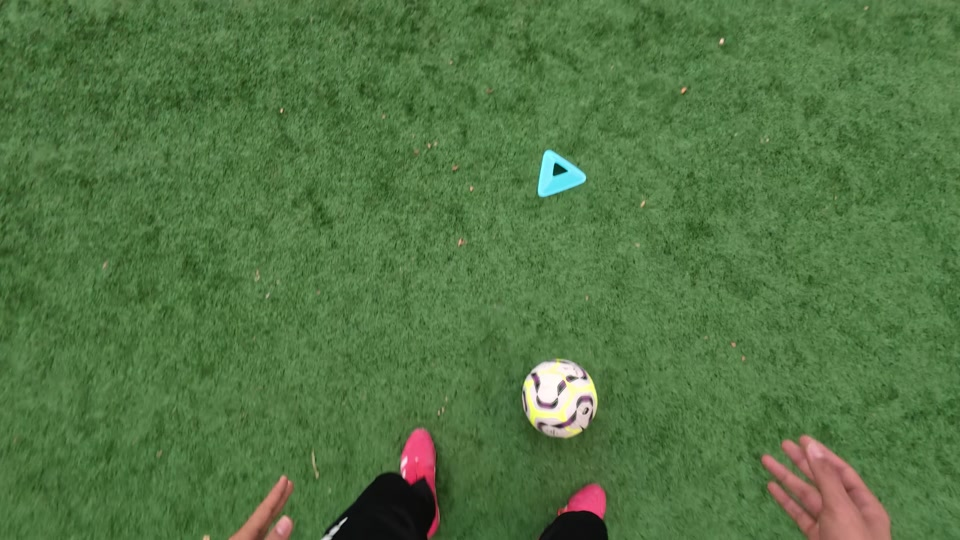
#> input picture project/output/week08/frames/scene04/ego/0000.jpg, 960 x 540 px, given in place of 0050.jpg, which was not available
$ python course_feature_detection.py
#> lines starting #> are read from the running program, lines starting #| are printed output that depends on the picture; after the words box and inside, x2 and y2 are one past the last pixel; in counts of white or black regions, pixels touching at a corner belong together
#!/usr/bin/env python3
"""Compare Harris and SIFT position repeatability under known image changes.

Four real EXO/EGO frames supply the image content. All rotations/scales/blur
conditions are controlled synthetic changes, not new camera observations.
Descriptors are not computed or fitted; correspondences use the known H.
"""
from __future__ import annotations

import argparse
from collections import deque
import csv
from datetime import datetime, timezone
import hashlib
import json
from pathlib import Path
import time

import cv2 as cv
import numpy as np
from PIL import Image, ImageDraw, ImageFont, ImageOps


ROOT = Path(__file__).resolve().parents[1]
SEED, WIDTH, HEIGHT = 42, 960, 540
MARGIN, MIN_DISTANCE, MAX_POINTS, TOLERANCE = 16, 5.0, 500, 3.0
METHODS = ["harris", "sift"]
CONDITIONS = ["identity", "rotation15", "rotation45", "scale075", "scale125", "gaussian"]
PARAMETERS = {
    "seed": SEED, "opencv_threads": 1, "image_size": [WIDTH, HEIGHT],
    "harris": {"blockSize": 2, "ksize": 3, "k": 0.04, "positive_response_threshold_fraction": 0.01, "local_nms_window": 3},
    "sift": {"nfeatures": 500, "nOctaveLayers": 3, "contrastThreshold": 0.04, "edgeThreshold": 10, "sigma": 1.6},
    "unique_position_rounding_decimals": 3, "minimum_position_distance_px": MIN_DISTANCE,
    "maximum_retained_positions": MAX_POINTS, "common_visibility_margin_px": MARGIN,
    "repeatability_tolerance_target_px": TOLERANCE, "gaussian_kernel": [9, 9], "gaussian_sigma": 2.0,
}
FONT_CANDIDATES = [
    "/System/Library/Fonts/Monaco.ttf",
    "/System/Library/Fonts/Menlo.ttc",
    "/usr/share/fonts/truetype/dejavu/DejaVuSansMono.ttf",
    "/usr/share/fonts/dejavu/DejaVuSansMono.ttf",
    "C:/Windows/Fonts/consola.ttf",
    "DejaVuSansMono.ttf",
]


# [7 lines left out: function font, not called in this run]


def write_json(path: Path, value: dict) -> None:
    path.parent.mkdir(parents=True, exist_ok=True)
    path.write_text(json.dumps(value, ensure_ascii=False, indent=2) + "\n", encoding="utf-8")


def image_save(path: Path, image: np.ndarray) -> None:
    path.parent.mkdir(parents=True, exist_ok=True)
    if not cv.imwrite(str(path), image):
        raise IOError(path)


def project(points: np.ndarray, h: np.ndarray) -> np.ndarray:
    if len(points) == 0:
        return np.empty((0, 2), dtype=np.float64)
    homogeneous = np.column_stack([points[:, :2], np.ones(len(points))]) @ h.T
    return homogeneous[:, :2] / homogeneous[:, 2:]


def mask_at(mask: np.ndarray, points: np.ndarray) -> np.ndarray:
    if len(points) == 0:
        return np.zeros(0, dtype=bool)
    rounded = np.rint(points[:, :2]).astype(int)
    inside = (rounded[:, 0] >= 0) & (rounded[:, 0] < WIDTH) & (rounded[:, 1] >= 0) & (rounded[:, 1] < HEIGHT)
    answer = np.zeros(len(points), dtype=bool)
    answer[inside] = mask[rounded[inside, 1], rounded[inside, 0]] > 0
    return answer


def valid_mask(h: np.ndarray) -> np.ndarray:
    visible = cv.warpPerspective(np.full((HEIGHT, WIDTH), 255, np.uint8), h, (WIDTH, HEIGHT), flags=cv.INTER_NEAREST, borderMode=cv.BORDER_CONSTANT, borderValue=0)
    # The square support excludes at least 16 target pixels around invalid warp
    # regions and all four image boundaries, rather than treating black as data.
    return cv.erode(visible, np.ones((2*MARGIN+1, 2*MARGIN+1), np.uint8), borderType=cv.BORDER_CONSTANT, borderValue=0)


def transforms() -> dict[str, np.ndarray]:
    center = ((WIDTH-1)/2, (HEIGHT-1)/2)
    answer = {"identity": np.eye(3), "gaussian": np.eye(3)}
    for name, angle, scale in [("rotation15", 15, 1), ("rotation45", 45, 1), ("scale075", 0, .75), ("scale125", 0, 1.25)]:
        answer[name] = np.vstack([cv.getRotationMatrix2D(center, angle, scale), [0, 0, 1]])
    return answer


def detect(image: np.ndarray, mask: np.ndarray, method: str) -> dict:
    cv.setRNGSeed(SEED)
    started = time.perf_counter()
    gray = cv.cvtColor(image, cv.COLOR_BGR2GRAY)
    response = None
    if method == "harris":
        response = cv.cornerHarris(gray.astype(np.float32)/255.0, blockSize=2, ksize=3, k=.04)
        maximum = float(np.max(response[mask > 0]))
        threshold = .01 * max(maximum, 0.0)
        positive = (response > threshold) & (response > 0) & (mask > 0)
        raw_count = int(positive.sum())
        local_max = positive & (response == cv.dilate(response, np.ones((3, 3), np.uint8)))
        ys, xs = np.nonzero(local_max)
        candidates = [(float(x), float(y), float(response[y, x]), 3.0, -1.0) for x, y in zip(xs, ys)]
        nms_count = len(candidates)
    else:
        detector = cv.SIFT_create(**PARAMETERS["sift"])
        keypoints = detector.detect(gray, mask)
        raw_count = len(keypoints)
        candidates = [(float(k.pt[0]), float(k.pt[1]), float(k.response), float(k.size), float(k.angle)) for k in keypoints]
        nms_count = None
        threshold = None
    candidates.sort(key=lambda p: (-p[2], p[1], p[0], p[4], p[3]))
    # Multiple SIFT orientations at the same physical center are one position.
    unique, seen = [], set()
    for candidate in candidates:
        identity = (round(candidate[0], 3), round(candidate[1], 3))
        if identity not in seen:
            unique.append(candidate)
            seen.add(identity)
    retained = []
    for candidate in unique:
        if all((candidate[0]-p[0])**2 + (candidate[1]-p[1])**2 >= MIN_DISTANCE**2 for p in retained):
            retained.append(candidate)
            if len(retained) == MAX_POINTS:
                break
    elapsed = (time.perf_counter()-started)*1000
    points = np.asarray(retained, dtype=np.float64).reshape(-1, 5)
    return {"points": points, "response": response, "statistics": {
        "raw_count": raw_count, "after_local_nms_count": nms_count,
        "unique_position_count": len(unique), "retained_count": len(retained),
        "harris_threshold": threshold, "detection_and_selection_ms": elapsed,
    }}


def maximum_matching(source: np.ndarray, target: np.ndarray) -> tuple[list[tuple[int, int, float]], dict]:
    """Hopcroft-Karp; validate maximum cardinality using a vertex-cover proof."""
    distance = np.linalg.norm(source[:, None, :]-target[None, :, :], axis=2) if len(source) and len(target) else np.empty((len(source), len(target)))
    adjacency = [np.flatnonzero(row <= TOLERANCE).tolist() for row in distance]
    left = [-1]*len(source)
    right = [-1]*len(target)
    levels = [-1]*len(source)

    def bfs() -> bool:
        queue = deque()
        for u in range(len(source)):
            levels[u] = 0 if left[u] < 0 else -1
            if left[u] < 0:
                queue.append(u)
        found = False
        while queue:
            u = queue.popleft()
            for v in adjacency[u]:
                if right[v] < 0:
                    found = True
                elif levels[right[v]] < 0:
                    levels[right[v]] = levels[u]+1
                    queue.append(right[v])
        return found

    def dfs(u: int) -> bool:
        for v in adjacency[u]:
            if right[v] < 0 or (levels[right[v]] == levels[u]+1 and dfs(right[v])):
                left[u], right[v] = v, u
                return True
        levels[u] = -1
        return False

    while bfs():
        for u in range(len(source)):
            if left[u] < 0:
                dfs(u)
    matches = [(u, v, float(distance[u, v])) for u, v in enumerate(left) if v >= 0]
    # Konig certificate: an alternating traversal yields a covering vertex set
    # whose size equals the matching, certifying that no larger matching exists.
    reachable_left = {u for u, v in enumerate(left) if v < 0}
    reachable_right = set()
    queue = deque(reachable_left)
    while queue:
        u = queue.popleft()
        for v in adjacency[u]:
            if left[u] != v and v not in reachable_right:
                reachable_right.add(v)
                if right[v] >= 0 and right[v] not in reachable_left:
                    reachable_left.add(right[v])
                    queue.append(right[v])
    cover_left = set(range(len(source)))-reachable_left
    cover_right = reachable_right
    covered = all(u in cover_left or v in cover_right for u, neighbors in enumerate(adjacency) for v in neighbors)
    assert covered and len(cover_left)+len(cover_right) == len(matches)
    assert len({m[0] for m in matches}) == len(matches) == len({m[1] for m in matches})
    assert all(m[2] <= TOLERANCE for m in matches)
    certificate = {"maximum_cardinality_certified": True, "matching_count": len(matches), "minimum_vertex_cover_size": len(cover_left)+len(cover_right), "all_threshold_edges_covered": covered, "threshold_edge_count": sum(map(len, adjacency)), "maximum_matched_distance_target_px": max([m[2] for m in matches], default=None)}
    return matches, certificate


# [8 lines left out: function point_picture, not called in this run]


def positive_heatmap(response: np.ndarray, mask: np.ndarray) -> np.ndarray:
    maximum = max(float(response[mask > 0].max()), 1e-20)
    intensity = np.log1p(1000*np.clip(response/maximum, 0, 1))/np.log1p(1000)
    colored = cv.applyColorMap(np.uint8(np.rint(255*intensity)), cv.COLORMAP_TURBO)
    colored[mask == 0] = (25, 25, 25)
    return colored


# [10 lines left out: function panel, not called in this run]


def visibility(source: np.ndarray, target: np.ndarray, h: np.ndarray, source_mask: np.ndarray, target_mask: np.ndarray) -> tuple[np.ndarray, np.ndarray]:
    source_common = mask_at(source_mask, source) & mask_at(target_mask, project(source[:, :2], h))
    target_common = mask_at(target_mask, target) & mask_at(source_mask, project(target[:, :2], np.linalg.inv(h)))
    return np.flatnonzero(source_common), np.flatnonzero(target_common)


def main() -> None:
    parser = argparse.ArgumentParser(description=__doc__)
    parser.add_argument("--frames-root", type=Path, default=Path("output/week08/frames/scene04"))
    parser.add_argument("--output", type=Path, default=Path("output/week08_harris_sift/results"))
    args = parser.parse_args()
    frame_root = args.frames_root if args.frames_root.is_absolute() else ROOT/args.frames_root
    output = args.output if args.output.is_absolute() else ROOT/args.output
    if output.exists() and any(output.iterdir()):
        raise FileExistsError(f"Use an empty output directory; refusing to overwrite {output}")
    output.mkdir(parents=True, exist_ok=True)
    cv.setNumThreads(1)
    cv.setRNGSeed(SEED)
    matrices = transforms()
    source_mask = valid_mask(np.eye(3))
    records, images_metadata, audits, cached = [], [], [], {}
    conditions_metadata = {condition: {"H_source_to_target": matrices[condition].tolist(), "is_controlled_synthetic_change": condition != "identity", "operation": condition} for condition in CONDITIONS}
    for view in ["exo", "ego"]:
        for index in [50, 200]:
            image_id = f"{view}_f{index:04d}"
            source_path = frame_root/view/f"{index:04d}.jpg"
            image = cv.imread(str(source_path))
#> image is the input picture: shape (540, 960, 3); mean B, G, R 67.5, 116.8, 82.2
            assert image is not None and image.shape == (HEIGHT, WIDTH, 3)
            metadata = {"image_id": image_id, "view": view, "visible_frame": index, "path": str(source_path), "sha256": hashlib.sha256(source_path.read_bytes()).hexdigest()}
            images_metadata.append(metadata)
            source_results = {method: detect(image, source_mask, method) for method in METHODS}
#> in detect, `gray = cv.cvtColor(image, cv.COLOR_BGR2GRAY)`:
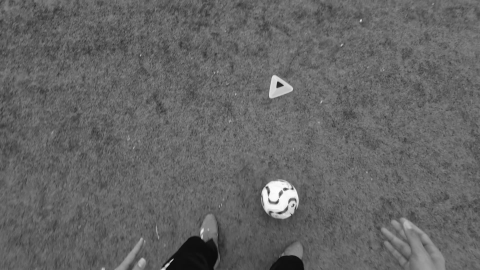
#> gray: shape (540, 960) (shown at 1/2 size); min 5, max 254, mean 100.7
#> in detect, `maximum = float(np.max(response[mask > 0]))`: maximum = 0.00625
#> in detect, `threshold = .01 * max(maximum, 0.0)`: threshold = 6.25e-05
#> in detect, `positive = (response > threshold) & (response > 0) & (mask > 0)`:
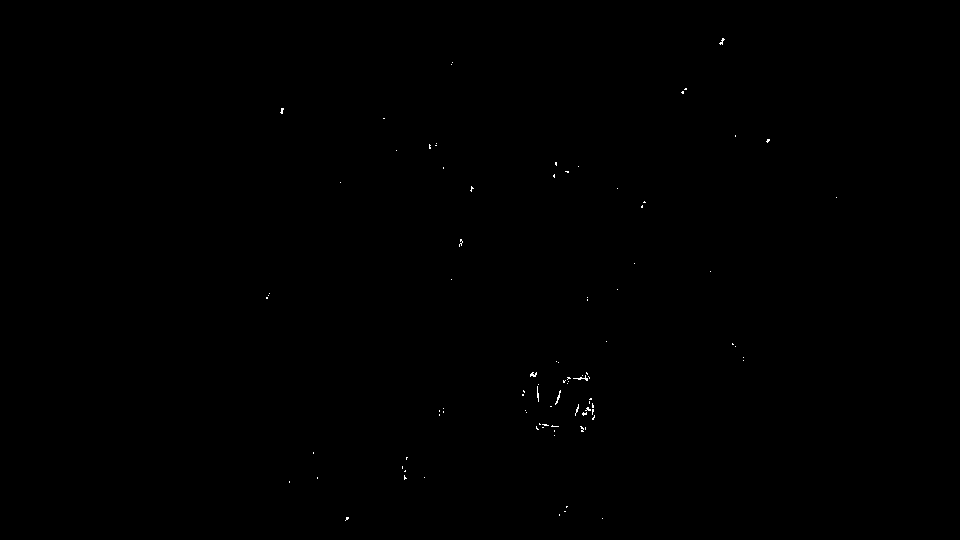
#> positive: shape (540, 960) bool; 0.09% white in thin lines or dots, all inside (x1, y1, x2, y2) = (266, 38, 837, 521)
#> in detect, `raw_count = int(positive.sum())`: raw_count = 462
#> in detect, `local_max = positive & (response == cv.dilate(response, np.ones((3, 3)..`:
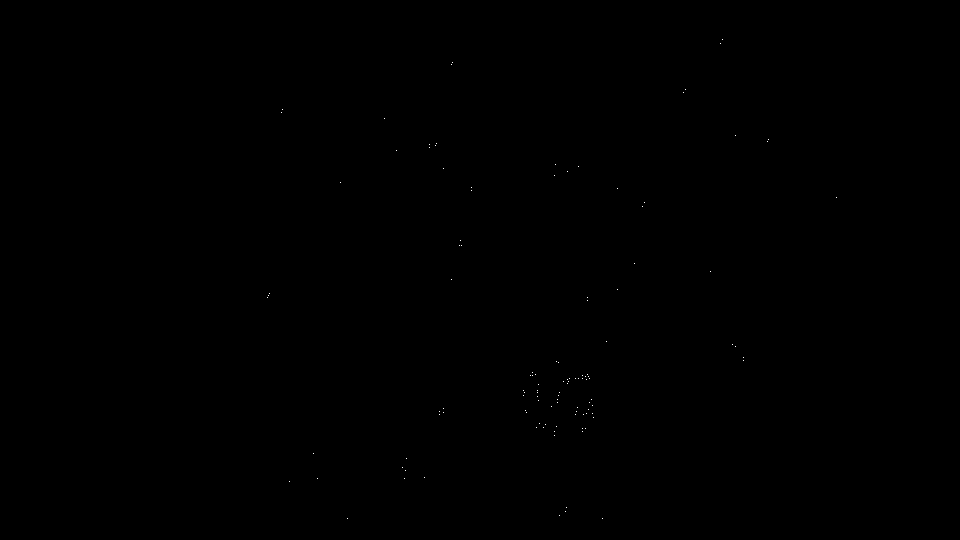
#> local_max: shape (540, 960) bool; 0.02% white in thin lines or dots, all inside (x1, y1, x2, y2) = (267, 39, 837, 519)
#> in detect, `ys, xs = np.nonzero(local_max)`: ys = 119 values from 39 to 518; xs = 119 values, max 836 at index 26, min 267 at index 38, mean 537
#> in detect, `candidates = [(float(x), float(y), float(response[y, x]), 3.0, -1.0) f..`: candidates = 119 items, first 6: (722, 39, 0.00138, 3, -1), (720, 43, 0.000778, 3, -1), (452, 62, 7.36e-05, 3, -1), (451, 64, 6.37e-05, 3, -1), (685, 89, 0.000255, 3, -1), (683, 92, 0.000609, 3, -1)
#> in detect, `nms_count = len(candidates)`: nms_count = 119
#> the loop in detect, `for candidate in candidates:` made 119 passes
#> candidate on passes 1 to 8: (567, 171, 0.00625, 3, -1), (554, 175, 0.00556, 3, -1), (347, 518, 0.00554, 3, -1), (555, 164, 0.00434, 3, -1), (588, 409, 0.00433, 3, -1), (557, 399, 0.00363, 3, -1), (586, 379, 0.00286, 3, -1), (558, 395, 0.00285, 3, -1)
#> after the loop in detect, `for candidate in candidates:`: seen = 119 items; unique = 119 items, first 6: (567, 171, 0.00625, 3, -1), (554, 175, 0.00556, 3, -1), (347, 518, 0.00554, 3, -1), (555, 164, 0.00434, 3, -1), (588, 409, 0.00433, 3, -1), (557, 399, 0.00363, 3, -1)
#> the loop in detect, `for candidate in unique:` made 119 passes
#> after the loop in detect, `for candidate in unique:`: retained = 73 items, first 6: (567, 171, 0.00625, 3, -1), (554, 175, 0.00556, 3, -1), (347, 518, 0.00554, 3, -1), (555, 164, 0.00434, 3, -1), (588, 409, 0.00433, 3, -1), (557, 399, 0.00363, 3, -1)
#> in detect, `points = np.asarray(retained, dtype=np.float64).reshape(-1, 5)`: points = 73 rows, first 6: [567, 171, 0.00625, 3, -1], [554, 175, 0.00556, 3, -1], [347, 518, 0.00554, 3, -1], [555, 164, 0.00434, 3, -1], [588, 409, 0.00433, 3, -1], [557, 399, 0.00363, 3, -1]
#> in detect (call 2), `keypoints = detector.detect(gray, mask)`: keypoints = 485 keypoints; strongest (x, y, size): (558, 170, 7.4), (537, 385, 4.1), (559, 395, 45.2), (585, 378, 3)
#> the loop in detect (call 2), `for candidate in candidates:` made 485 passes
#> candidate on passes 1 to 3: (558.1, 169.5, 0.0979, 7.39, 72.47), (558.1, 169.5, 0.0979, 7.39, 139.3), (558.1, 169.5, 0.0979, 7.39, 176)
#> the loop in detect (call 2), `for candidate in unique:` made 379 passes
#> candidate on passes 1 to 3: (558.1, 169.5, 0.0979, 7.39, 72.47), (537.1, 384.7, 0.0828, 4.08, 166.4), (558.5, 394.6, 0.082, 45.17, 0.254)
#> in detect (call 2), `points = np.asarray(retained, dtype=np.float64).reshape(-1, 5)`: points = 345 rows, first 6: [558.1, 169.5, 0.0979, 7.39, 72.47], [537.1, 384.7, 0.0828, 4.08, 166.4], [558.5, 394.6, 0.082, 45.17, 0.254], [584.5, 377.5, 0.0795, 2.96, 110.7], [560.8, 387.3, 0.0793, 5.38, 34.99], [559.7, 425.8, 0.0776, 4.26, 259.1]
#> source_results = 2 items
            cached[image_id] = {"source": image, "baseline": source_results, "conditions": {}}
            image_save(output/"source_heatmaps"/(image_id+".png"), positive_heatmap(source_results["harris"]["response"], source_mask))
#> in positive_heatmap, `maximum = max(float(response[mask > 0].max()), 1e-20)`: maximum = 0.00625
#> in positive_heatmap, `colored = cv.applyColorMap(np.uint8(np.rint(255*intensity)), cv.COLORM..`:
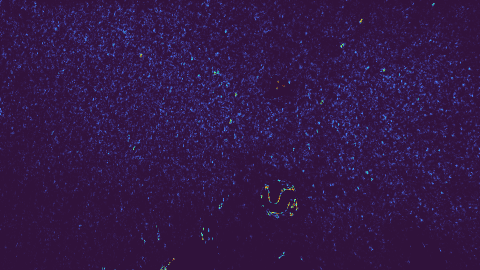
#> colored: shape (540, 960, 3) (shown at 1/2 size); mean B, G, R 71.7, 23.9, 50.2
#> in positive_heatmap, `colored[mask == 0] = (25, 25, 25)`:
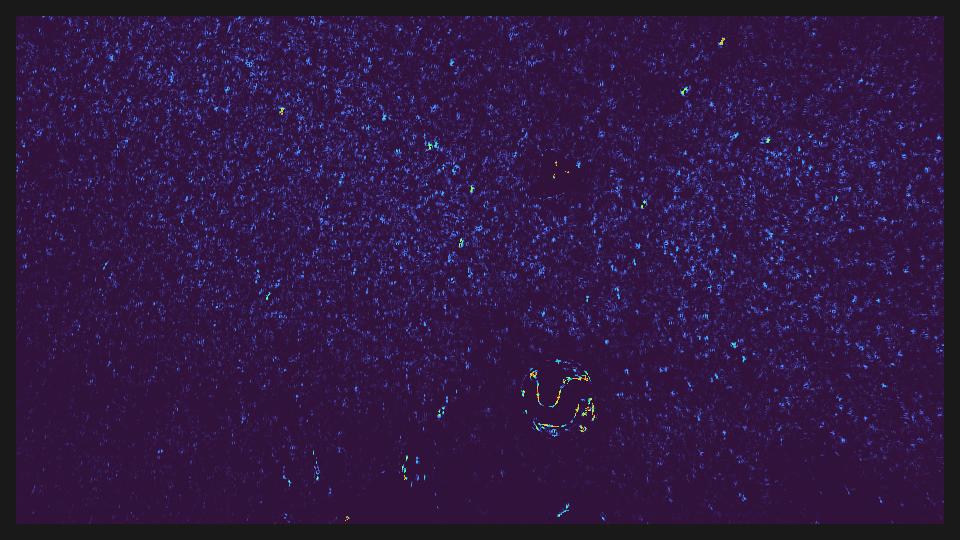
#> colored: shape (540, 960, 3); 9.06% of pixels changed, all inside (x1, y1, x2, y2) = (0, 0, 960, 540)
            for condition in CONDITIONS:
                h = matrices[condition]
                transformed = cv.GaussianBlur(image, (9, 9), 2.0) if condition == "gaussian" else cv.warpPerspective(image, h, (WIDTH, HEIGHT), flags=cv.INTER_LINEAR, borderMode=cv.BORDER_CONSTANT, borderValue=0)
                mask = valid_mask(h)
                image_save(output/"valid_masks"/(condition+".png"), mask) if image_id == "exo_f0050" else None
                if condition != "identity":
                    image_save(output/"transformed_images"/image_id/(condition+".jpg"), transformed)
                coordinate = {"image_id": image_id, "condition": condition, "H_source_to_target": h.tolist(), "coordinate_columns": ["x", "y", "response", "size", "angle"], "coordinate_units": "pixel centers; matching distances are in target image pixels", "visibility_rule": "Both centers must belong to their eroded valid masks after forward/inverse mapping; 16-pixel square erosion excludes image and warp boundaries.", "methods": {}}
                cached[image_id]["conditions"][condition] = {"image": transformed, "methods": {}}
                for method in METHODS:
                    base = source_results[method]
                    changed = detect(transformed, mask, method)
                    common_source, common_target = visibility(base["points"], changed["points"], h, source_mask, mask)
                    projected = project(base["points"][common_source, :2], h)
                    target_points = changed["points"][common_target, :2]
                    matches, certificate = maximum_matching(projected, target_points)
                    denominator = min(len(common_source), len(common_target))
                    repeatability = len(matches)/denominator if denominator else None
                    record = {"image_id": image_id, "view": view, "visible_frame": index, "condition": condition, "method": method,
                              "source_raw_count": base["statistics"]["raw_count"], "source_unique_count": base["statistics"]["unique_position_count"], "source_retained_count": len(base["points"]),
                              "target_raw_count": changed["statistics"]["raw_count"], "target_unique_count": changed["statistics"]["unique_position_count"], "target_retained_count": len(changed["points"]),
                              "common_source_count": len(common_source), "common_target_count": len(common_target), "one_to_one_match_count": len(matches), "repeatability_denominator": denominator, "repeatability": repeatability,
                              "source_detection_and_selection_ms": base["statistics"]["detection_and_selection_ms"], "target_detection_and_selection_ms": changed["statistics"]["detection_and_selection_ms"],
                              "coordinate_file": f"coordinates/{image_id}/{condition}.json"}
                    records.append(record)
                    coordinate["methods"][method] = {"source_statistics": base["statistics"], "target_statistics": changed["statistics"], "source_retained_positions": base["points"].tolist(), "target_retained_positions": changed["points"].tolist(), "common_source_retained_indices": common_source.tolist(), "common_target_retained_indices": common_target.tolist(), "projected_common_source_xy_target_pixels": projected.tolist(), "matching_columns": ["common_source_index", "common_target_index", "distance_target_px"], "matching": matches, "matching_certificate": certificate, "summary": record}
                    cached[image_id]["conditions"][condition]["methods"][method] = {"detection": changed, "common_source": common_source, "common_target": common_target, "matches": matches, "record": record}
                    grid = np.array([[16, 16], [943, 16], [943, 523], [16, 523], [479.5, 269.5]], dtype=float)
                    roundtrip = float(np.max(np.linalg.norm(project(project(grid, h), np.linalg.inv(h))-grid, axis=1)))
                    assert roundtrip < 1e-9
                    assert mask_at(mask, projected).all()
                    assert mask_at(source_mask, project(target_points, np.linalg.inv(h))).all()
                    assert len({tuple(np.round(p[:2], 3)) for p in changed["points"]}) == len(changed["points"])
                    if len(changed["points"]) > 1:
                        distances = np.linalg.norm(changed["points"][:, None, :2]-changed["points"][None, :, :2], axis=2)
                        np.fill_diagonal(distances, np.inf)
                        assert float(distances.min()) >= MIN_DISTANCE-1e-9
                    if condition == "identity":
                        assert np.array_equal(image, transformed) and repeatability == 1.0 and len(matches) == denominator
                    audits.append({"image_id": image_id, "condition": condition, "method": method, "identity_check": "passed" if condition == "identity" else "not_applicable", "homography_roundtrip_max_px": roundtrip, "common_visibility_check": "passed", "unique_positions_and_min_distance_check": "passed", **certificate})
                write_json(output/"coordinates"/image_id/(condition+".json"), coordinate)
#> this loop made 6 passes
#> (the rest of the program and of its run is left out)
